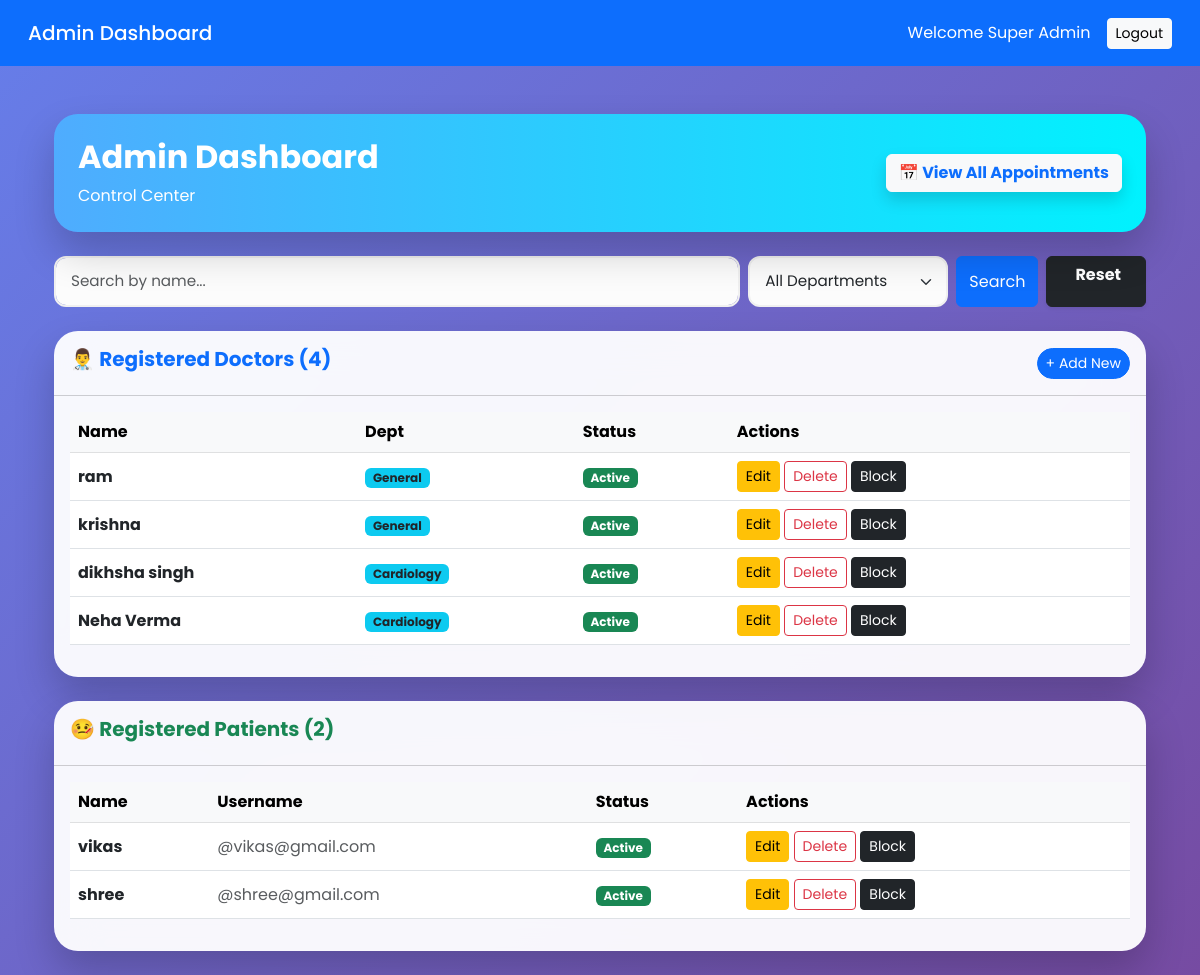
The page /admin (signed in) on the database its author committed.
### models.py (models this page shows, shortened)
class User(UserMixin, db.Model):
    id = db.Column(db.Integer, primary_key=True)
    username = db.Column(db.String(150), unique=True, nullable=False)
    password = db.Column(db.String(150), nullable=False)
    role = db.Column(db.String(50), nullable=False)  # 'admin', 'doctor', 'patient'
    name = db.Column(db.String(150), nullable=False)
    phone = db.Column(db.String(20))
    email = db.Column(db.String(150))
    is_active_user = db.Column(db.Boolean, default=True) # For Blacklisting
    doctor_profile = db.relationship('DoctorProfile', backref='user', uselist=False)

class DoctorProfile(db.Model):
    id = db.Column(db.Integer, primary_key=True)
    user_id = db.Column(db.Integer, db.ForeignKey('user.id'), nullable=False)
    department = db.Column(db.String(100), nullable=False) # e.g. Cardiology
    license_number = db.Column(db.String(50))
    fee = db.Column(db.Float, default=500.0)

### app.py (the view, shortened to what this page needs)
@app.route('/admin', methods=['GET', 'POST'])
@login_required
def admin_dashboard():
    if current_user.role != 'admin': return redirect(url_for('login'))
    search_query = request.args.get('search')
    dept_filter = request.args.get('department') # <--- Get the selected department
    doc_query = User.query.filter_by(role='doctor')
    pat_query = User.query.filter_by(role='patient')
    if search_query:
        doc_query = doc_query.filter(User.name.contains(search_query) | User.username.contains(search_query))
        pat_query = pat_query.filter(User.name.contains(search_query) | User.username.contains(search_query))
    if dept_filter and dept_filter != "":
        doc_query = doc_query.join(DoctorProfile).filter(DoctorProfile.department == dept_filter)
    doctors = doc_query.all()
    patients = pat_query.all()
    stats = {
        'docs': User.query.filter_by(role='doctor').count(),
        'patients': User.query.filter_by(role='patient').count(),
        'appts': Appointment.query.count()
    }
    return render_template('admin_dashboard.html',
                           doctors=doctors,
                           patients=patients,
                           stats=stats,
                           departments=DEPT_DESCRIPTIONS.keys())

### app.py (called while the page is built)
@login_manager.user_loader
def load_user(user_id):
    return User.query.get(int(user_id))

### templates/admin_dashboard.html (shortened to what this page needs)
{% extends "base.html" %}
{% block content %}
<div class="container py-4">
    <div class="row mb-4">
        <div class="col-12">
            <div class="card glass-card border-0 p-4 text-white" style="background: linear-gradient(to right, #4facfe, #00f2fe);">
                <div class="d-flex justify-content-between align-items-center">
                    <div>
                        <h2 class="fw-bold">Admin Dashboard</h2>
                        <p class="mb-0">Control Center</p>
                    </div>
                    <div>
                        <a href="{{ url_for('admin_appointments') }}" class="btn btn-light text-primary fw-bold shadow">📅 View All Appointments</a>
                    </div>
                </div>
            </div>
        </div>
    </div>
    <div class="row mb-4">
        <div class="col-md-12">
            <form action="{{ url_for('admin_dashboard') }}" method="GET" class="d-flex gap-2">
                <input type="text" name="search" class="form-control" placeholder="Search by name..." value="{{ request.args.get('search', '') }}">
                <select name="department" class="form-select" style="max-width: 200px;">
                    <option value="">All Departments</option>
                </select>
                <button type="submit" class="btn btn-primary">Search</button>
                <a href="{{ url_for('admin_dashboard') }}" class="btn btn-dark fw-bold px-4 shadow-sm">Reset</a>
            </form>
        </div>
    </div>
    <div class="row">
        <div class="col-lg-12 mb-4">
            <div class="card glass-card border-0">
                <div class="card-header bg-transparent d-flex justify-content-between align-items-center py-3">
                    <h5 class="fw-bold text-primary">👨‍⚕️ Registered Doctors ({{ doctors|length }})</h5>
                    <button type="button" class="btn btn-primary btn-sm rounded-pill" data-bs-toggle="modal" data-bs-target="#addDoctorModal">+ Add New</button>
                </div>
                <div class="card-body table-responsive">
                    <table class="table table-hover align-middle">
                        <thead class="table-light"><tr><th>Name</th><th>Dept</th><th>Status</th><th>Actions</th></tr></thead>
                        <tbody>
                            {% for doc in doctors %}
                            <tr>
                                <td class="fw-bold">{{ doc.name }}</td>
                                <td><span class="badge bg-info text-dark">{{ doc.doctor_profile.department }}</span></td>
                                <td>{% if doc.is_active_user %}<span class="badge bg-success">Active</span>{% else %}<span class="badge bg-danger">Blacklisted</span>{% endif %}</td>
                                <td>
                                    <a href="{{ url_for('edit_user', id=doc.id) }}" class="btn btn-sm btn-warning">Edit</a>
                                    <a href="{{ url_for('delete_user', id=doc.id) }}" class="btn btn-sm btn-outline-danger" onclick="return confirm('Delete?')">Delete</a>
                                    <a href="{{ url_for('blacklist_user', id=doc.id) }}" class="btn btn-sm btn-dark">{{ 'Block' if doc.is_active_user else 'Unblock' }}</a>
                                </td>
                            </tr>
                            {% endfor %}
                        </tbody>
                    </table>
                </div>
            </div>
        </div>
        <div class="col-lg-12">
            <div class="card glass-card border-0">
                <div class="card-header bg-transparent py-3"><h5 class="fw-bold text-success">🤒 Registered Patients ({{ patients|length }})</h5></div>
                <div class="card-body table-responsive">
                    <table class="table table-hover align-middle">
                        <thead class="table-light"><tr><th>Name</th><th>Username</th><th>Status</th><th>Actions</th></tr></thead>
                        <tbody>
                            {% for pat in patients %}
                            <tr>
                                <td class="fw-bold">{{ pat.name }}</td>
                                <td class="text-muted">@{{ pat.username }}</td>
                                <td>{% if pat.is_active_user %}<span class="badge bg-success">Active</span>{% else %}<span class="badge bg-danger">Blacklisted</span>{% endif %}</td>
                                <td>
                                    <a href="{{ url_for('edit_user', id=pat.id) }}" class="btn btn-sm btn-warning">Edit</a>
                                    <a href="{{ url_for('delete_user', id=pat.id) }}" class="btn btn-sm btn-outline-danger" onclick="return confirm('Delete?')">Delete</a>
                                    <a href="{{ url_for('blacklist_user', id=pat.id) }}" class="btn btn-sm btn-dark">{{ 'Block' if pat.is_active_user else 'Unblock' }}</a>
                                </td>
                            </tr>
                            {% endfor %}
                        </tbody>
                    </table>
                </div>
            </div>
        </div>
    </div>
</div>
{% endblock %}

### templates/base.html (shortened to what this page needs)
<!DOCTYPE html>
<html lang="en">
<head>
    <link href="https://cdn.jsdelivr.net/npm/bootstrap@5.3.0/dist/css/bootstrap.min.css" rel="stylesheet">
    <link rel="stylesheet" href="{{ url_for('static', filename='style.css') }}">
</head>
<body class="bg-light">
{% if current_user.is_authenticated %}
    {% set navbar_class = 'bg-primary' %} {% if current_user.role == 'doctor' %} {% set navbar_class = 'bg-success' %} {% elif current_user.role == 'patient' %} {% set navbar_class = 'bg-purple' %} {% endif %}
    <nav class="navbar navbar-dark {{ navbar_class }} p-3 mb-4">
        <div class="container-fluid">
            <span class="navbar-brand mb-0 h1">
                {% if current_user.role == 'admin' %} Admin Dashboard
                {% elif current_user.role == 'doctor' %} Doctor's Dashboard
                {% else %} Patient's Dashboard {% endif %}
            </span>
            <div class="d-flex align-items-center text-white">
                <span class="me-3">Welcome {{ current_user.name }}</span>
                <a href="{{ url_for('logout') }}" class="btn btn-light btn-sm">Logout</a>
            </div>
        </div>
    </nav>
{% endif %}
<div class="container">
    {% block content %}{% endblock %}
</div>
</body>
</html>

### static/style.css (style rules this page uses)
body { font-family: 'Poppins', sans-serif; background: linear-gradient(135deg, #667eea 0%, #764ba2 100%); background-attachment: fixed; min-height: 100vh; margin: 0; }
.glass-card { background: rgba(255, 255, 255, 0.95); backdrop-filter: blur(20px); -webkit-backdrop-filter: blur(20px); border-radius: 24px; border: 1px solid rgba(255, 255, 255, 0.8); box-shadow: 0 20px 40px rgba(0, 0, 0, 0.2); overflow: hidden; }
.form-control, .form-select { border-radius: 12px; border: 2px solid #f0f0f0; padding: 12px 15px; font-size: 0.95rem; background-color: #fcfcfc; transition: all 0.3s ease; }

### rows shown on the page
User: name "Super Admin"
User: name "ram", doctor_profile.department "General", shows "Active", is_active_user "Block"
User: name "krishna", doctor_profile.department "General", shows "Active", is_active_user "Block"
User: name "dikhsha singh", doctor_profile.department "Cardiology", shows "Active", is_active_user "Block"
User: name "Neha Verma", doctor_profile.department "Cardiology", shows "Active", is_active_user "Block"
User: name "vikas", username "vikas@gmail.com", shows "Active", is_active_user "Block"
User: name "shree", username "shree@gmail.com", shows "Active", is_active_user "Block"

### other values the page prints
{{ doctors|length }} "4"
{{ patients|length }} "2"
